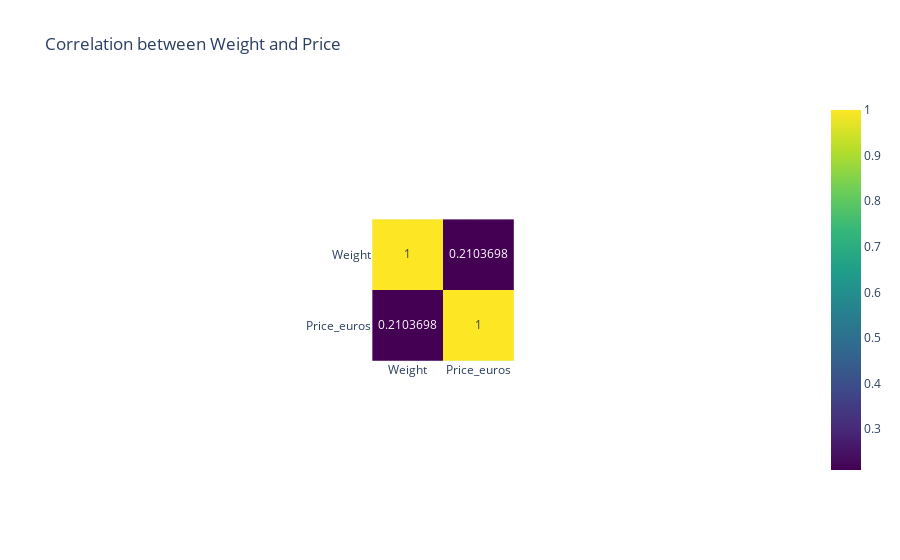

This figure's notebook cell:
### Code cell
correlation_weight_price = df[['Weight', 'Price_euros']].corr()

fig8 = px.imshow(correlation_weight_price, 
                 text_auto=True, 
                 title='Correlation between Weight and Price',color_continuous_scale=px.colors.sequential.Viridis)

fig8.show()

### Figure 1 — Plotly figure (JSON) as saved in the notebook; plotly's stock layout.template omitted (floating-point values rounded to 4 significant figures)
{"data": [{"coloraxis": "coloraxis", "hovertemplate": "x: %{x}<br>y: %{y}<br>color: %{z}<extra></extra>", "name": "0", "texttemplate": "%{z}", "type": "heatmap", "x": ["Weight", "Price_euros"], "xaxis": "x", "y": ["Weight", "Price_euros"], "yaxis": "y", "z": [[1, 0.2104], [0.2104, 1]]}], "layout": {"autosize": true, "coloraxis": {"colorscale": [[0, "#440154"], [0.1111, "#482878"], [0.2222, "#3e4989"], [0.3333, "#31688e"], [0.4444, "#26828e"], [0.5556, "#1f9e89"], [0.6667, "#35b779"], [0.7778, "#6ece58"], [0.8889, "#b5de2b"], [1, "#fde725"]]}, "title": {"text": "Correlation between Weight and Price"}, "xaxis": {"anchor": "y", "autorange": true, "constrain": "domain", "domain": [0.4025, 0.5975], "range": [-0.5, 1.5], "scaleanchor": "y", "type": "category"}, "yaxis": {"anchor": "x", "autorange": true, "constrain": "domain", "domain": [0, 1], "range": [1.5, -0.5], "type": "category"}}}
